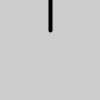
Frame 1 (no input)
Frame 60 (the mouse pressed at the canvas centre just before this capture): identical to frame 1, image omitted
Frame 120 (the mouse held since frame 60 and released just before this capture): identical to frame 1, image omitted

The Processing sketch that drew this single still picture (run headless with seeded random() and noise(); from frame 60 on, the mouse is pressed at the canvas centre):

// Processing sketch: sketch_25_1
// ── sketch_25_1.pde
void setup() {
size(100, 100);
smooth();
 strokeWeight(4);
}
void draw() {
background(204);

if ((keyPressed == true) && (key == 'a'))
{
line(50, 30, 50, 60);
} else if (key == 's')
{
 line(50, 60, 50, 90);
 } else {
   line(50,0,50,30);
}
}
